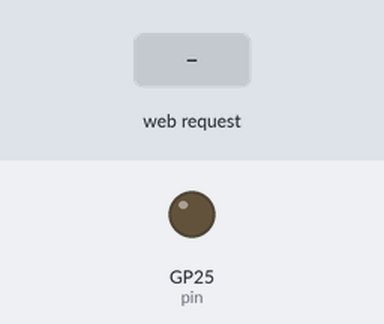
Bench run of a program on a simulated Raspberry Pi Pico running MicroPython. On the bench: output pins drawn as LEDs (lit = HIGH). The test bench sets the inputs (shaded band). The board's own WiFi access point starts at once; what the program prints to the serial console is not drawn.

Above: at 1.2 s.
1.3 s: HTTP request GET /lighton? received
At 2.4 s:
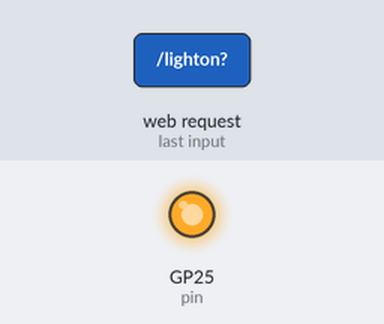
2.8 s: HTTP request GET /lightoff? received
At 3.5 s:
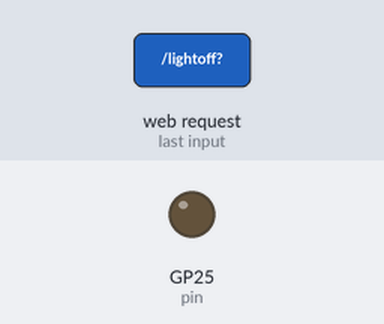
Timing chart, 0 to 5.8 s (numbered marks = the images above; inputs shaded):
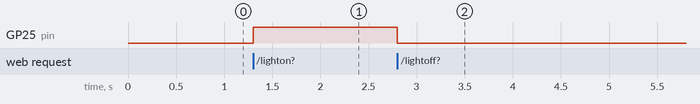

Measured:
- after the input at 1.3 s, GP25 (pin): LOW → HIGH at once
- after the input at 2.8 s, GP25 (pin): HIGH → LOW at once

The program:

access-point.py
```python
import network
import socket
import machine

# CHANGE TO SECURE PW!
essid='pico'
password='WAP_PW_HERE'

def create_wap():
    wap = network.WLAN(network.AP_IF)
    wap.config(essid=essid, password=password)
    wap.active(True)
    netConfig = wap.ifconfig()
    ip = netConfig[0]
    print('IPv4 adress:', ip, '/', netConfig[1])
    print('Standard-Gateway:', netConfig[2])
    print('DNS-Server:', netConfig[3])
    return ip

def open_socket(ip):
    address = (ip, 80)
    connection = socket.socket()
    connection.bind(address)
    connection.listen(1)
    return connection


def webpage(state):
    html = f"""
        <!DOCTYPE html>
        <html>
        <form action="./lighton">
        <input type="submit" value="Light on" style="height:50px; width:100px;"/>
        </form>
        <br>
        <form action="./lightoff">
        <input type="submit" value="Light off" style="height:50px; width:100px;"/>
        </form>
        <p>LED is {state}</p>
        </body>
        </html>
    """
    return str(html)


pin = machine.Pin('LED', machine.Pin.OUT)

def serve(connection):
    state = 'OFF'
    pin.off()
    while True:
        client = connection.accept()[0]
        request = client.recv(1024)
        request = str(request)
        try:
            request = request.split()[1]
        except IndexError:
            pass
        if request == '/lighton?':
            pin.on()
            state = 'ON'
        elif request == '/lightoff?':
            pin.off()
            state = 'OFF'
        html = webpage(state)
        client.send(html)
        client.close()


try:
    ip = create_wap()
    connection = open_socket(ip)
    serve(connection)
except KeyboardInterrupt:
    machine.reset()
```
